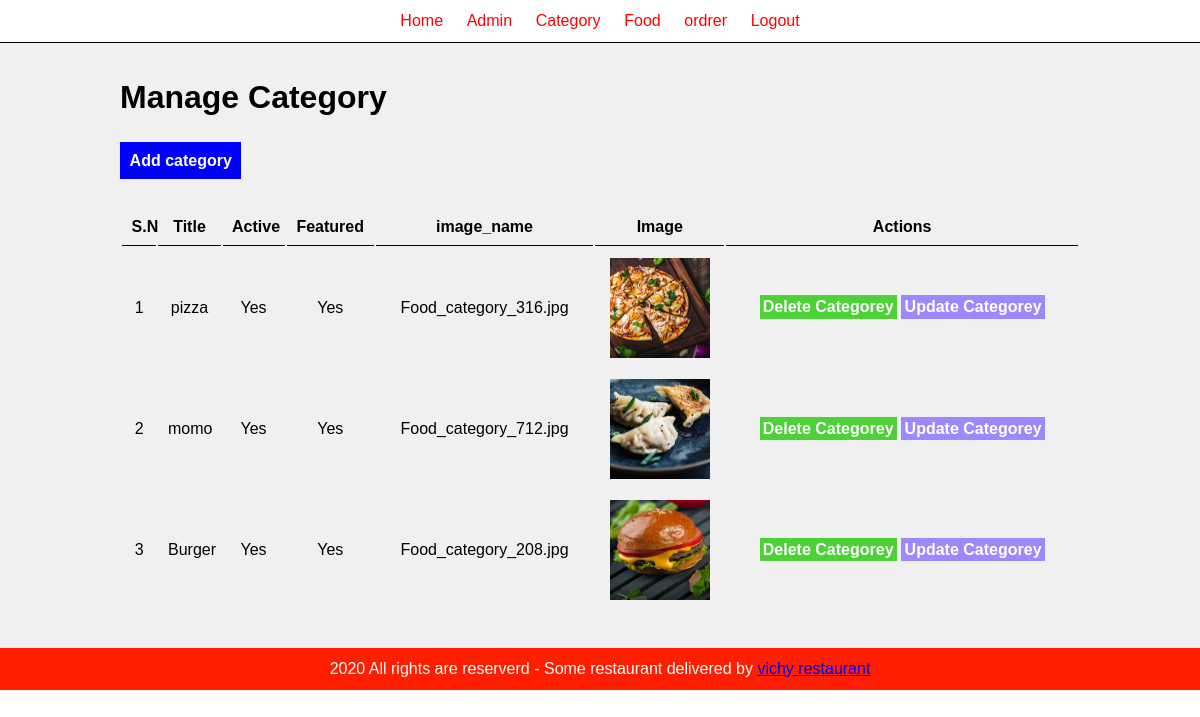
Page /food-order/admin/manage.categories.php on the committed database.
### tables this page shows
CREATE TABLE `tbl_category` (
  `id` int(10) UNSIGNED NOT NULL,
  `title` varchar(100) NOT NULL,
  `image_name` varchar(255) NOT NULL,
  `feauture` varchar(10) NOT NULL,
  `active` varchar(10) NOT NULL
);

### food-order/admin/manage.categories.php (the view, shortened to what this page needs)
<?php include("partials/menu.php") ?>
<?php include("config/constrain.php") ?>
<div class="category">
    <div class="wrapper">
        <h1>Manage Category</h1>
        <br><br>
        <a class="btn-1" href="add.category.php">Add category</a>
        <br><br><br>
        <table class="table-admin">
            <tr>
                <th>S.N</th>
                <th>Title</th>
                <th>Active</th>
                <th>Featured</th>
                <th>image_name </th>
                <th>Image </th>
                <th>Actions </th>
            </tr>
            <?php
            $sql = "SELECT * from tbl_category";
            $res = mysqli_query($dbc, $sql);
            $count = mysqli_num_rows($res);
            $idi = 1;
            if ($res) {
                if ($count > 0) {
                    while ($rows = mysqli_fetch_assoc($res)) {
                        $id = $rows['id'];
                        $title = $rows['title'];
                        $active = $rows['active'];
                        $feauture = $rows['feauture'];
                        $image_name = $rows['image_name'];
            ?>
                        <tr>
                            <td><?php echo $idi++ ?></td>
                            <td><?php echo $title ?></td>
                            <td><?php echo $active ?></td>
                            <td><?php echo $feauture ?></td>
                                <?php
                                if ($image_name == ""){
                                    echo "<td ><div class='fail'>Image not added</div></td>";
                                    echo "<td ><div class='fail'>Image not added</div></td>";
                                }
                                else{?>
                                    <td><?php echo $image_name ?></td>
                                    <td><img src='../images/<?php echo $image_name ?>' alt='' srcset=''></td>
                               <?php }?>
                               <td>
                                <a class="btn-2" href="delete.category.php?id=<?php echo $id ?>&image_name=<?php echo $image_name ?>">Delete Categorey</a>
                                <a class="btn-3" href="update.category.php?id=<?php echo $id ?>&image_name=<?php echo $image_name ?>">Update Categorey</a>
                            </td>
                        </tr>
                    <?php
                    }
                }
            }
            ?>
        </table>
    </div>
</div>
<?php include("partials/footer.php") ?>

### food-order/admin/partials/menu.php (shortened to what this page needs)
<html>
<head>
    <link rel="stylesheet" href="../css/admin.css">
</head>
<body>
    <div class="menu">
        <div class="wrapper">
            <ul>
                <li><a href="index.php">Home</a></li>
                <li><a href="manage.admin.php">Admin</a></li>
                <li><a href="manage.categories.php">Category</a></li>
                <li><a href="manage.food.php">Food</a></li>
                <li><a href="manage.order.php">ordrer</a></li>
                <li><a href="logout.php">Logout</a></li>
            </ul>
        </div>
    </div>
</body>
</html>

### food-order/admin/partials/footer.php
<div class="footer">
        <div class="wrapper">
            <p class="text-align">2020 All rights are reserverd - Some restaurant delivered by <a href="#">vichy restaurant</a></p>
        </div>
    </div>
    </body>
</html>

### food-order/css/admin.css (style rules this page uses)
* { margin: 0 0; padding: 0 0; font-family: Arial, Helvetica, sans-serif; }
.wrapper { border: 0px solid black; padding: 1%; width: 80%; margin: 0 auto; }
.text-align { text-align: center; }
.footer { color: white; background-color: rgb(255, 30, 0); }
.menu ul { list-style-type: none; }
.menu ul li { display: inline; padding: 1%; }
.menu { text-align: center; }
.menu ul li a { text-decoration: none; color: red; }
.menu { border-bottom: 1px solid black; }
.category { background-color: rgba(192, 197, 192, 0.253); padding: 2% 0%; }
.table-admin { width: 100%; }
.btn-1 { background-color: blue; padding: 1%; text-decoration: none; color: white; font-weight: bold; border-color: blue; }
.btn-2 { background-color: #4cd137; border-color: #44bd32; padding: 1%; text-decoration: none; color: white; font-weight: bold; }
.btn-3 { background-color:#9c88ff; padding: 1%; text-decoration: none; color: white; font-weight: bold; }
table tr th { border-bottom: 1px solid black; padding: 1%; text-align: center; }
table tr td { padding: 1%; text-align: center; }
img { width: 100px; height: 100px; }

### rows in the picture
tbl_category: title "pizza", active "Yes", feauture "Yes", image_name "Food_category_316.jpg", image_name (picture)
tbl_category: title "momo", active "Yes", feauture "Yes", image_name "Food_category_712.jpg", image_name (picture)
tbl_category: title "Burger", active "Yes", feauture "Yes", image_name "Food_category_208.jpg", image_name (picture)
